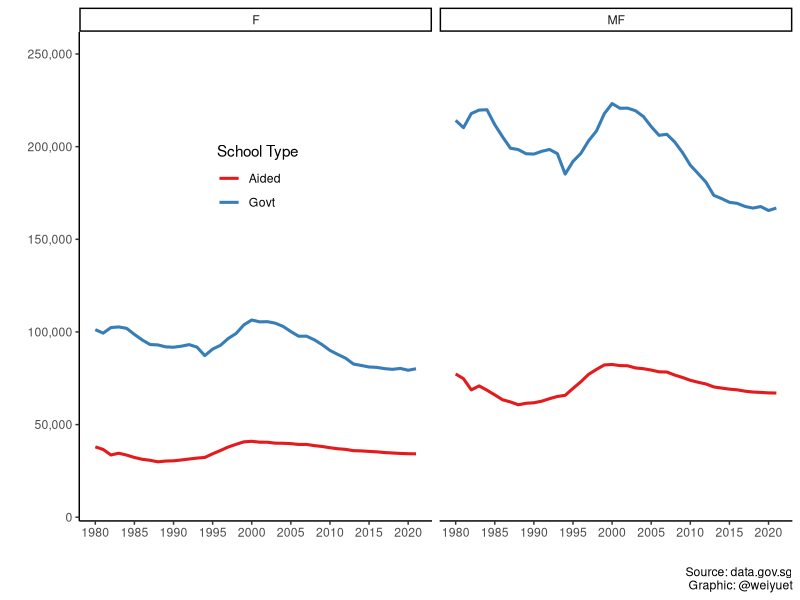
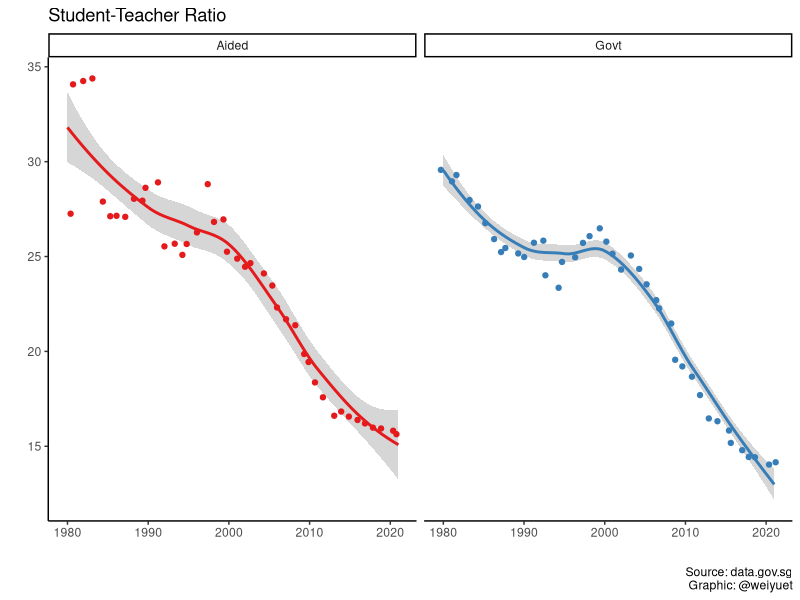
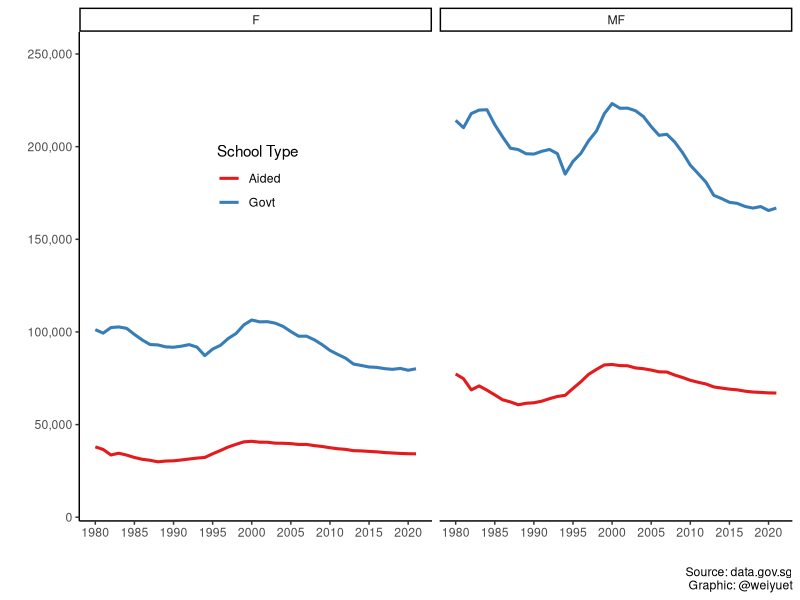
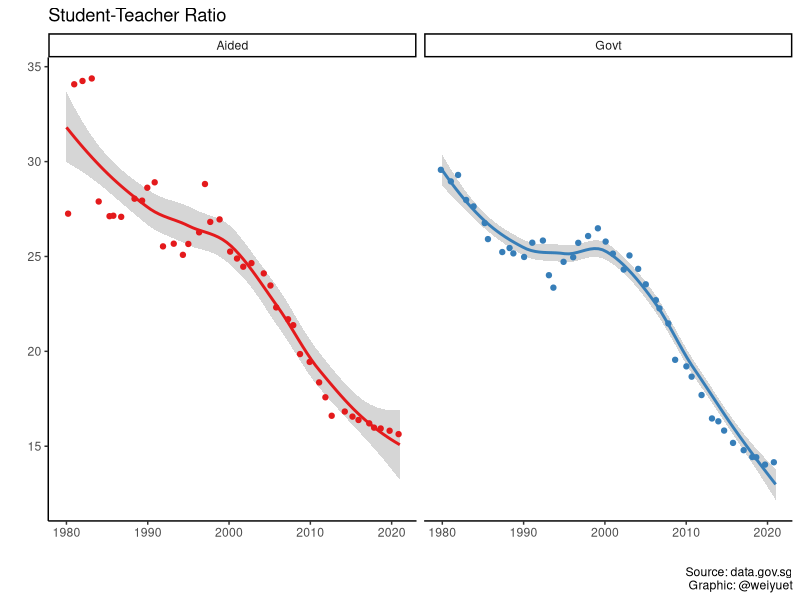

The R source for these figures, in order:
# Load libraries
library(tidyverse)
library(scales)

# Load data
students_and_teachers_primary_schools <- read_csv("data/students-and-teachers-in-schools/students-and-teachers-primary-schools.csv")

# Plot number of primary school students in government and aided schools
students_and_teachers_primary_schools %>% 
  ggplot(aes(x = year, y = students_pri,
             colour = school_type)) +
  geom_line(size = 1.05) +
  facet_wrap(~sex) +
  theme_classic() +
  theme(legend.position = c(0.25, 0.7)) +
  scale_color_brewer(type = "qual", palette = 6) +
  scale_x_continuous(breaks = seq(1980, 2020, 5)) +
  scale_y_continuous(labels = label_number(big.mark = ","), 
                     limits = c(10000, 250000)) +
  labs(x = "", y = "",
       colour = "School Type",
       caption = "Source: data.gov.sg\nGraphic: @weiyuet")

# Save png
ggsave("figures/primary-school-students-in-govt-and-aided-schools.png", width = 8, height = 6)

# Wrangle data
# Calculate student-teacher ratio
students_and_teachers_primary_schools <- students_and_teachers_primary_schools %>% 
  mutate(student_teacher_ratio = students_pri/teachers_pri)

students_and_teachers_primary_schools %>% 
  filter(sex == "MF") %>%
  ggplot(aes( x = year, y = student_teacher_ratio, colour = school_type)) +
  geom_smooth() +
  geom_jitter() +
  facet_wrap(~school_type) +
  theme_classic() +
  theme(legend.position = "none") +
  scale_colour_brewer(type = "qual", palette = 6) +
  labs(x = "", y = "",
       title = "Student-Teacher Ratio",
       caption = "Source: data.gov.sg\nGraphic: @weiyuet")

# Save png
ggsave("figures/student-teacher-ratio-primary-schools.png", width = 8, height = 6)
